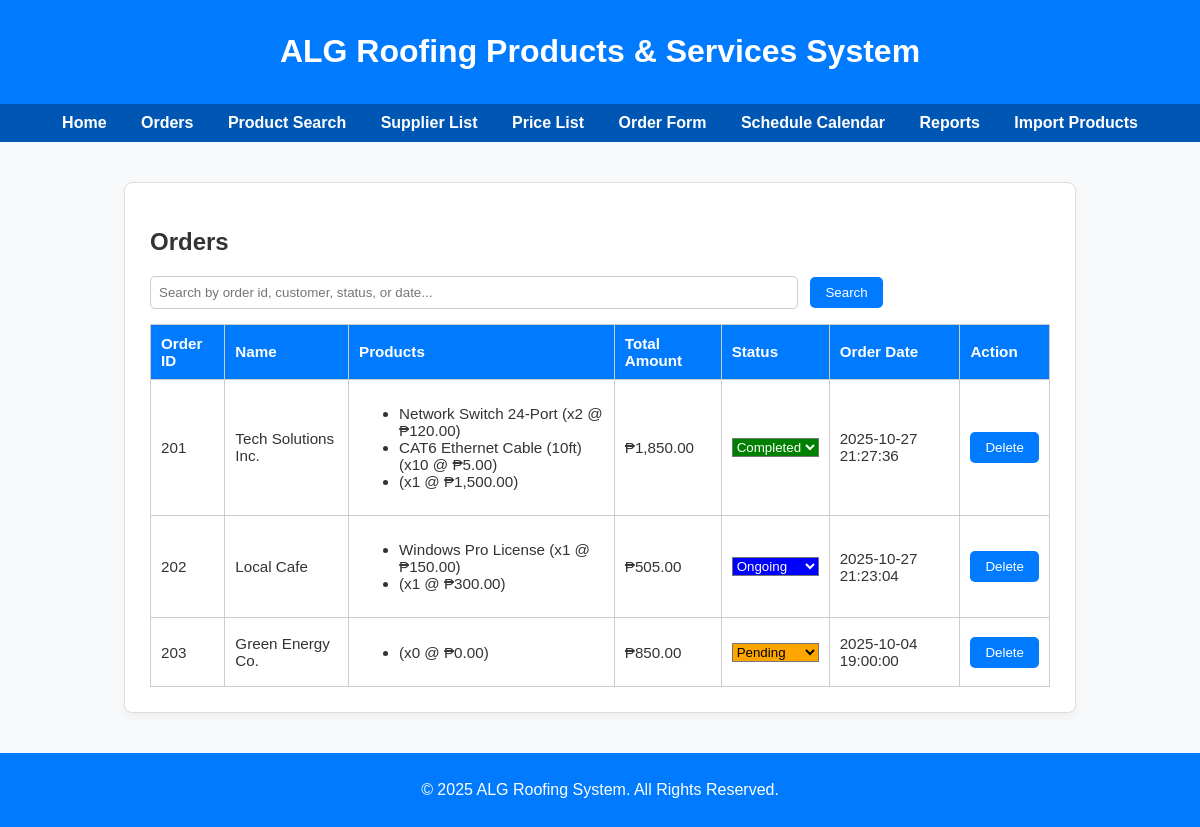
/orders.php, run on the app's committed database.
### tables this page shows
CREATE TABLE `orders` (
  `Orders_id` int(11) NOT NULL,
  `Services_id` int(11) NOT NULL,
  `customer_id` int(11) NOT NULL,
  `total_amount` decimal(10,2) DEFAULT NULL,
  `order_date` timestamp NOT NULL DEFAULT current_timestamp() ON UPDATE current_timestamp(),
  `status` enum('Pending','Ongoing','Completed','Dismissed') NOT NULL,
  `stock_adjusted` tinyint(1) DEFAULT 0,
  `Payment_id` int(11) DEFAULT NULL
);

CREATE TABLE `product` (
  `Product_id` int(11) NOT NULL,
  `Category_id` int(11) DEFAULT NULL,
  `Supplier_id` int(11) DEFAULT NULL,
  `Name` varchar(50) NOT NULL,
  `Description` text DEFAULT NULL,
  `Price` decimal(10,2) NOT NULL,
  `Stock` int(11) NOT NULL,
  `Reorder_Level` int(11) NOT NULL DEFAULT 10
);

CREATE TABLE `orderitems` (
  `Items_id` int(11) NOT NULL,
  `Orders_id` int(11) DEFAULT NULL,
  `product_id` int(11) DEFAULT NULL,
  `services_id` int(11) DEFAULT NULL,
  `quantity` int(11) NOT NULL,
  `price` decimal(10,2) NOT NULL
);

CREATE TABLE `customers` (
  `Customer_id` int(11) NOT NULL,
  `Name` varchar(50) NOT NULL,
  `Email` varchar(50) DEFAULT NULL,
  `PhoneNumber` varchar(20) DEFAULT NULL,
  `Address` varchar(50) DEFAULT NULL
);

### orders.php (the view, shortened to what this page needs)
<?php
require_once("db.php");
$searchTerm = "";
$like = "%{$searchTerm}%";
$validColumns = [
    "Name"  => "c.Name",
    "total_amount" => "o.total_amount",
    "status"       => "o.status",
    "order_date"   => "o.order_date"
];
$requestedCol = $_GET['sort'] ?? '';
$requestedDir = strtoupper($_GET['dir'] ?? '');
$orderBy = "o.order_date";
$orderDir = "DESC";
if ($requestedCol && array_key_exists($requestedCol, $validColumns)) {
    $orderBy = $validColumns[$requestedCol];
    $currentCol = $requestedCol;
} else {
    $currentCol = 'order_date';
}
if ($requestedDir === 'ASC') {
    $orderDir = 'ASC';
    $currentDir = 'ASC';
} else {
    $orderDir = 'DESC';
    $currentDir = 'DESC';
}
$stmt = $conn->prepare(
    "SELECT o.Orders_id, c.Name, o.total_amount, o.status, o.order_date,
            oi.Product_id, oi.quantity, oi.price, p.Name AS ProductName
     FROM Orders o
     LEFT JOIN OrderItems oi ON o.Orders_id = oi.Orders_id
     LEFT JOIN Product p ON oi.Product_id = p.Product_id
     LEFT JOIN Customers c ON o.Customer_id = c.Customer_id
     WHERE o.Orders_id LIKE ?
        OR c.Name LIKE ?
        OR o.status LIKE ?
        OR o.order_date LIKE ?
     ORDER BY $orderBy $orderDir"
);
$stmt->bind_param("ssss", $like, $like, $like, $like);
$stmt->execute();
$result = $stmt->get_result();
$orders = [];
while ($row = $result->fetch_assoc()) {
    $orders[$row['Orders_id']]['details'] = [
        'Name'        => $row['Name'],
        'total_amount'=> $row['total_amount'],
        'status'      => $row['status'],
        'order_date'  => $row['order_date'],
    ];
    $orders[$row['Orders_id']]['items'][] = [
        'ProductName' => $row['ProductName'],
        'quantity' => $row['quantity'],
        'price' => $row['price']
    ];
}
function sortLink($col, $label, $currentCol, $currentDir, $searchTerm) {
    $dir = "ASC";
    $arrow = "";
    $url = '?search=' . urlencode($searchTerm) . '&sort=' . urlencode($col) . '&dir=' . urlencode($dir);
    return '<a href="' . htmlspecialchars($url) . '">' . htmlspecialchars($label . $arrow) . '</a>';
}
?>
<!DOCTYPE html>
<html lang="en">
<head>
</head>
<body>
<header>
    <h1>ALG Roofing Products & Services System</h1>
</header>
    <nav>
        <a href="index.php">Home</a>
        <a href="orders.php">Orders</a>
        <a href="products.php">Product Search</a>
        <a href="supplier_list.php">Supplier List</a>
        <a href="price_list.php">Price List</a>
        <a href="orderform.php">Order Form</a>
        <a href="calendar.php">Schedule Calendar</a>
        <a href="reports.php">Reports</a>
        <a href="import_products.php">Import Products</a>
    </nav>
<main>
    <div class="card">
        <h2>Orders</h2>
        <div class="search-box">
            <form method="get" action="orders.php">
                <input type="text" name="search" placeholder="Search by order id, customer, status, or date..." value="<?php echo htmlspecialchars($searchTerm); ?>">
                <button type="submit">Search</button>
            </form>
        </div>
        <table>
            <tr>
                <th><?php echo sortLink("Orders_id", "Order ID", $currentCol, $currentDir, $searchTerm); ?></th>
                <th>Name</th>
                <th>Products</th>
                <th><?php echo sortLink("total_amount", "Total Amount", $currentCol, $currentDir, $searchTerm); ?></th>
                <th><?php echo sortLink("status", "Status", $currentCol, $currentDir, $searchTerm); ?></th>
                <th>Order Date</th>
                <th>Action</th>
            </tr>
            <?php foreach ($orders as $order_id => $data): ?>
            <tr>
                <td><?php echo $order_id; ?></td>
                <td><?php echo htmlspecialchars($data['details']['Name']); ?></td>
                <td>
                    <ul>
                        <?php foreach ($data['items'] as $item): ?>
                        <li><?php echo htmlspecialchars($item['ProductName']); ?> (x<?php echo (int)$item['quantity']; ?> @ ₱<?php echo number_format($item['price'],2); ?>)</li>
                        <?php endforeach; ?>
                    </ul>
                </td>
                <td>₱<?php echo number_format($data['details']['total_amount'], 2); ?></td>
                <td>
                    <select class="status-dropdown <?php echo 'status-' . strtolower($data['details']['status']); ?>" data-id="<?php echo $order_id; ?>">
                        <option value="Pending"   <?php if ($data['details']['status'] == 'Pending') echo 'selected'; ?>>Pending</option>
                        <option value="Ongoing"   <?php if ($data['details']['status'] == 'Ongoing') echo 'selected'; ?>>Ongoing</option>
                        <option value="Completed" <?php if ($data['details']['status'] == 'Completed') echo 'selected'; ?>>Completed</option>
                    </select>
                </td>
                <td><?php echo htmlspecialchars($data['details']['order_date']); ?></td>
                <td><button class="delete-order" data-id="<?php echo $order_id; ?>">Delete</button></td>
            </tr>
            <?php endforeach; ?>
        </table>
    </div>
</main>
<footer>
    <p>&copy; 2025 ALG Roofing System. All Rights Reserved.</p>
</footer>
</body>
</html>

### orders.php (style rules this page uses)
html, body { margin: 0; padding: 0; font-family: 'Arial', sans-serif; background: #f8f9fa; color: #333; }
header, footer { background: #007bff; color: white; text-align: center; padding: 12px 0; }
nav { background: #0056b3; text-align: center; padding: 10px 0; }
nav a { color: white; text-decoration: none; margin: 0 15px; font-weight: bold; }
main { display: flex; flex-direction: column; align-items: center; padding: 20px; }
.card { max-width: 900px; width: 100%; margin: 20px auto; padding: 25px; background: #fff; border: 1px solid #ddd; border-radius: 8px; box-shadow: 0 4px 8px rgba(0,0,0,0.05); }
.search-box input[type=text] { width: 70%; padding: 8px; margin-right: 8px; border-radius: 5px; border: 1px solid #ccc; }
.search-box button { padding: 8px 15px; border-radius: 5px; border: none; background: #007bff; color: white; cursor: pointer; }
.delete-order { padding: 8px 15px; border-radius: 5px; border: none; background: #007bff; color: white; cursor: pointer; }
table { width: 100%; border-collapse: collapse; margin-top: 15px; }
th, td { border: 1px solid #ccc; padding: 10px; text-align: left; font-size: 0.95rem; }
th { background: #007bff; color: white; }
a { color: white; text-decoration: none; }
.status-pending { background: orange; color: black; }
.status-ongoing { background: blue; color: white; }
.status-completed { background: green; color: white; }

### data on the page
orders: product.Name "Network Switch 24-Port", orderitems.quantity "2", orderitems.price "120.00", product.Name "CAT6 Ethernet Cable (10ft)", orderitems.quantity "10", orderitems.price "5.00"
orders: product.Name "Windows Pro License", orderitems.quantity "1", orderitems.price "150.00"
orders: order_id "203", customer.Name "Green Energy Co.", quantity "0", price "0.00", total_amount "850.00", status "Pending", order_date "2025-10-04 19:00:00"

### other printed values
$label . $arrow "Order ID Total Amount Status"
$order_id "201"
$data['details']['Name'] "Tech Solutions Inc."
$item['quantity'] "1"
$item['price'] "1,500.00"
$data['details']['total_amount'] "1,850.00"
$data['details']['order_date'] "2025-10-27 21:27:36"
$order_id "202"
$data['details']['Name'] "Local Cafe"
$item['price'] "300.00"
$data['details']['total_amount'] "505.00"
$data['details']['order_date'] "2025-10-27 21:23:04"
